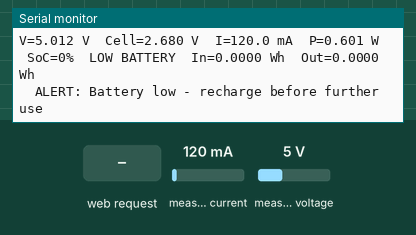
Simulated run of this sketch. Board: ESP32. On the bench: the last lines printed to the serial monitor. The inputs (shaded band) are chosen by the test bench; at power-on: measured current 120 mA, measured voltage 5 V.

Above: at 1.7 s.
1.8 s: measured current set to 1000 mA
At 3.8 s:
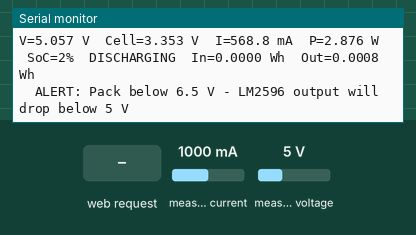
4.5 s: measured voltage set to 0.3 V
At 7.4 s:
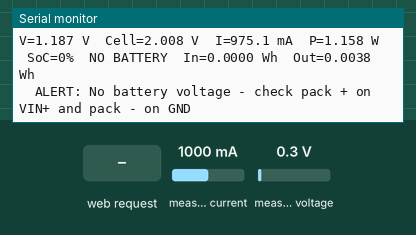
7.5 s: HTTP request GET /reset received
9.0 s: measured current set to 40 mA
At 9.8 s:
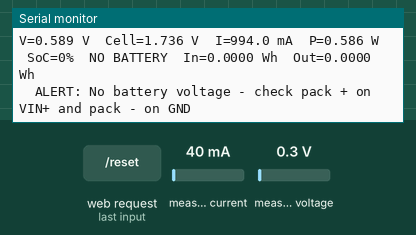
Timing chart, 0 to 11.5 s (numbered marks = the images above; inputs shaded):
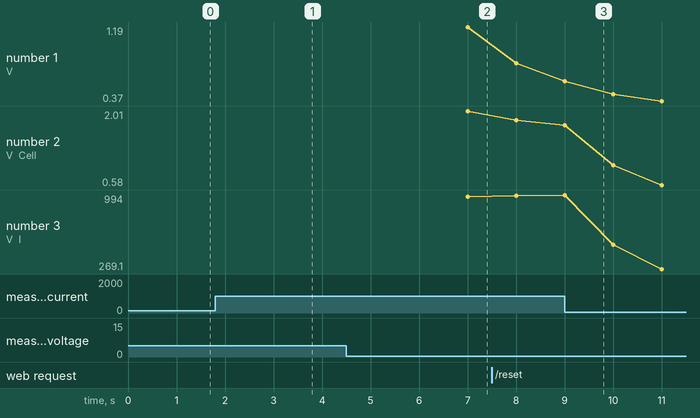

The sketch:

legacy_2s_lm2596.ino
```cpp
/*
  LEGACY v1 - 2S pack + LM2596 build (superseded by firmware/sunvolt)
  ==================================================================
  ESP32 DevKit V1 + INA219 battery monitor with a Wi-Fi dashboard

  Board in Arduino IDE : "ESP32 Dev Module"  (port used: COM11)
  Library              : "Adafruit INA219"  (Library Manager; also installs Adafruit BusIO)

  FINAL WIRING
  ------------------------------------------------------------------
  Battery pack (2S3P, 6 x ICR18650 2500 mAh, about 6.0 - 8.4 V)
    Pack +            -> INA219 VIN+   (bottom screw of green terminal)
    INA219 VIN-       -> LM2596 IN+    (top screw of green terminal)
    Pack -            -> LM2596 IN-, INA219 GND, ESP32 GND  (one common ground)
    LM2596 OUT+/OUT-  -> 5 V load (LED / USB fan), output set to 5.0 V first
  INA219 VCC -> ESP32 3V3     INA219 GND -> ESP32 GND
  INA219 SDA -> ESP32 D21     INA219 SCL -> ESP32 D22
  ESP32 is powered from the laptop USB cable.

  NEVER connect pack - to VIN-. That puts the battery straight across
  the 0.1 ohm shunt (a dead short) - the sensor then reads 3200 mA.

  USE
  ------------------------------------------------------------------
  Phone joins Wi-Fi "SmartSolarBank" (password solar1234), mobile data OFF,
  then open http://192.168.4.1
  Serial Monitor at 115200 baud prints the same readings every second.
*/

#include <WiFi.h>
#include <WebServer.h>
#include <Wire.h>
#include <Adafruit_INA219.h>

// ---------------- Settings you may need to change ----------------
const char* AP_SSID = "SmartSolarBank";
const char* AP_PASS = "solar1234";          // must be 8+ characters

const int   CELLS_IN_SERIES     = 2;        // 2S pack measured at 7.18 V
const float PACK_CAPACITY_MAH   = 7500.0;   // 3 parallel x 2500 mAh
const float PACK_RESISTANCE_OHM = 2.9;      // measured: 0.31 V drop at 107 mA
const float CURRENT_SIGN        = 1.0;      // -1.0 if CHARGING/DISCHARGING look swapped
const float IDLE_BAND_MA        = 20.0;     // |current| below this = IDLE
const float LOW_CELL_V          = 3.30;     // per-cell rest voltage for LOW BATTERY alert
const float LM2596_MIN_IN_V     = 6.5;      // below this the LM2596 cannot hold 5 V
const float SENSOR_MAX_MA       = 3190.0;   // INA219 (32V_2A calibration) saturates ~3200 mA
const float NO_BATTERY_V        = 1.5;      // below this the sensor is floating / not connected

// ---------------- Pins ----------------
const int SDA_PIN = 21;
const int SCL_PIN = 22;

Adafruit_INA219 ina219;
WebServer server(80);

// ---------------- Live values ----------------
bool   inaOK       = false;
float  battV       = 0;    // smoothed pack terminal voltage
float  currentmA   = 0;    // smoothed current, + = discharging, - = charging
float  powerW      = 0;
float  restV       = 0;    // estimated open-circuit voltage (IR compensated)
int    soc         = 0;
double whIn        = 0;    // energy put into the pack
double whOut       = 0;    // energy taken out of the pack
bool   firstSample = true;

unsigned long lastSampleMs = 0;
unsigned long lastPrintMs  = 0;
unsigned long lastRetryMs  = 0;

const float SMOOTH = 0.3;   // 0..1, higher = faster response, lower = smoother

// Li-ion resting voltage per cell -> state of charge (%)
int socFromCellVoltage(float v) {
  const float vt[] = {3.30, 3.50, 3.60, 3.70, 3.80, 3.90, 4.00, 4.10, 4.20};
  const int   pt[] = {0,    10,   20,   35,   50,   65,   80,   90,   100};
  if (v <= vt[0]) return 0;
  if (v >= vt[8]) return 100;
  for (int k = 0; k < 8; k++) {
    if (v < vt[k + 1]) {
      return pt[k] + (int)((pt[k + 1] - pt[k]) * (v - vt[k]) / (vt[k + 1] - vt[k]));
    }
  }
  return 100;
}

bool batteryPresent()  { return inaOK && battV >= NO_BATTERY_V; }
bool sensorSaturated() { return inaOK && fabs(currentmA) >= SENSOR_MAX_MA; }

const char* stateText() {
  if (!inaOK)                         return "SENSOR NOT FOUND";
  if (sensorSaturated())              return "OVERCURRENT - DISCONNECT";
  if (!batteryPresent())              return "NO BATTERY";
  if (currentmA < -IDLE_BAND_MA)      return "CHARGING";
  if (restV / CELLS_IN_SERIES < LOW_CELL_V) return "LOW BATTERY";
  if (currentmA >  IDLE_BAND_MA)      return "DISCHARGING";
  return "IDLE";
}

const char* alertText() {
  if (!inaOK)            return "Check INA219 wires: VCC-3V3, GND, SDA-D21, SCL-D22";
  if (sensorSaturated()) return "Current above sensor limit - check pack - is not on VIN-";
  if (!batteryPresent()) return "No battery voltage - check pack + on VIN+ and pack - on GND";
  if (restV / CELLS_IN_SERIES < LOW_CELL_V) return "Battery low - recharge before further use";
  if (currentmA > IDLE_BAND_MA && battV < LM2596_MIN_IN_V)
                         return "Pack below 6.5 V - LM2596 output will drop below 5 V";
  return "";
}

float hoursLeft() {
  if (!batteryPresent() || sensorSaturated() || currentmA <= IDLE_BAND_MA) return -1;
  float remainingmAh = PACK_CAPACITY_MAH * soc / 100.0;
  return remainingmAh / currentmA;
}

bool startSensor() {
  if (!ina219.begin()) return false;
  ina219.setCalibration_32V_2A();
  return true;
}

void sample() {
  unsigned long now = millis();
  float dtHours = firstSample ? 0 : (now - lastSampleMs) / 3600000.0;
  lastSampleMs = now;

  if (!inaOK) return;

  // Detect a sensor that was unplugged while running
  Wire.beginTransmission(0x40);
  if (Wire.endTransmission() != 0) {
    inaOK = false;
    Serial.println("INA219 lost - retrying...");
    return;
  }

  float busV  = ina219.getBusVoltage_V();
  float shuntV = ina219.getShuntVoltage_mV() / 1000.0;
  float rawV   = busV + shuntV;                       // voltage at VIN+ = pack terminal
  float rawI   = CURRENT_SIGN * ina219.getCurrent_mA();

  if (firstSample) { battV = rawV; currentmA = rawI; firstSample = false; }
  else {
    battV     += SMOOTH * (rawV - battV);
    currentmA += SMOOTH * (rawI - currentmA);
  }
  powerW = battV * currentmA / 1000.0;

  // Remove the voltage drop caused by the pack's internal + wiring resistance
  restV = battV + (currentmA / 1000.0) * PACK_RESISTANCE_OHM;
  soc   = batteryPresent() ? socFromCellVoltage(restV / CELLS_IN_SERIES) : 0;

  if (batteryPresent() && !sensorSaturated()) {
    if (powerW < 0) whIn  += -powerW * dtHours;
    else            whOut +=  powerW * dtHours;
  }
}

// ---------------- Web dashboard ----------------
const char PAGE[] = R"rawliteral(
<!DOCTYPE html><html><head><meta charset="utf-8">
<meta name="viewport" content="width=device-width,initial-scale=1">
<title>Smart Solar Bank</title>
<style>
body{font-family:Arial,sans-serif;background:#0f172a;color:#e2e8f0;margin:0;padding:16px}
h1{font-size:20px;margin:0 0 12px}
.g{display:grid;grid-template-columns:1fr 1fr;gap:10px}
.c{background:#1e293b;border-radius:10px;padding:12px}
.l{font-size:12px;color:#94a3b8}
.v{font-size:22px;margin-top:4px}
#st{font-size:18px;padding:10px;border-radius:10px;text-align:center;margin-bottom:10px;background:#334155}
#al{display:none;background:#7f1d1d;color:#fecaca;padding:10px;border-radius:10px;margin-bottom:10px;font-size:14px}
.bar{height:14px;background:#334155;border-radius:7px;overflow:hidden;margin-top:8px}
#fill{height:100%;width:0;background:#22c55e;transition:width .5s}
button{margin-top:12px;width:100%;padding:10px;border:0;border-radius:10px;background:#334155;color:#e2e8f0;font-size:14px}
</style></head><body>
<h1>Smart Solar Bank</h1>
<div id="st">Connecting...</div>
<div id="al"></div>
<div class="c" style="margin-bottom:10px">
  <div class="l">Battery charge (estimated)</div>
  <div class="v" id="soc">--</div>
  <div class="bar"><div id="fill"></div></div>
</div>
<div class="g">
  <div class="c"><div class="l">Pack voltage</div><div class="v" id="volt">--</div></div>
  <div class="c"><div class="l">Per cell (rest)</div><div class="v" id="cell">--</div></div>
  <div class="c"><div class="l">Current</div><div class="v" id="amp">--</div></div>
  <div class="c"><div class="l">Power</div><div class="v" id="pow">--</div></div>
  <div class="c"><div class="l">Energy in</div><div class="v" id="win">--</div></div>
  <div class="c"><div class="l">Energy out</div><div class="v" id="wout">--</div></div>
  <div class="c"><div class="l">Time left at this load</div><div class="v" id="hrs">--</div></div>
  <div class="c"><div class="l">Running for</div><div class="v" id="up">--</div></div>
</div>
<button onclick="fetch('/reset')">Reset energy counters</button>
<script>
const $ = id => document.getElementById(id);
async function update(){
  try{
    const d = await (await fetch('/data')).json();
    $('st').textContent = d.state;
    $('st').style.background = d.state=='CHARGING' ? '#166534' : d.state=='DISCHARGING' ? '#9a3412'
                             : d.state=='IDLE' ? '#334155' : '#7f1d1d';
    $('al').style.display = d.alert ? 'block' : 'none';
    $('al').textContent = d.alert;
    $('soc').textContent  = d.soc + ' %';
    $('fill').style.width = d.soc + '%';
    $('fill').style.background = d.soc < 20 ? '#ef4444' : d.soc < 50 ? '#f59e0b' : '#22c55e';
    $('volt').textContent = d.v.toFixed(2) + ' V';
    $('cell').textContent = d.cell.toFixed(2) + ' V';
    $('amp').textContent  = Math.abs(d.ma).toFixed(0) + ' mA';
    $('pow').textContent  = Math.abs(d.w).toFixed(2) + ' W';
    $('win').textContent  = d.whin.toFixed(3) + ' Wh';
    $('wout').textContent = d.whout.toFixed(3) + ' Wh';
    $('hrs').textContent  = d.hrs > 0 ? d.hrs.toFixed(1) + ' h' : '--';
    const m = Math.floor(d.up/60), s = d.up%60;
    $('up').textContent = m + 'm ' + s + 's';
  }catch(e){ $('st').textContent = 'Connection lost'; }
}
setInterval(update, 1000); update();
</script></body></html>
)rawliteral";

void handleRoot() { server.send(200, "text/html", PAGE); }

void handleData() {
  char buf[512];
  snprintf(buf, sizeof(buf),
           "{\"ok\":%s,\"v\":%.3f,\"cell\":%.3f,\"ma\":%.1f,\"w\":%.3f,\"soc\":%d,"
           "\"state\":\"%s\",\"alert\":\"%s\",\"whin\":%.4f,\"whout\":%.4f,\"hrs\":%.1f,\"up\":%lu}",
           inaOK ? "true" : "false", battV, restV / CELLS_IN_SERIES, currentmA, powerW, soc,
           stateText(), alertText(), whIn, whOut, hoursLeft(), millis() / 1000UL);
  server.send(200, "application/json", buf);
}

void handleReset() {
  whIn = 0; whOut = 0;
  server.send(200, "text/plain", "ok");
}

void setup() {
  Serial.begin(115200);
  delay(500);
  Serial.println("\nSmart Solar Bank starting...");

  Wire.begin(SDA_PIN, SCL_PIN);
  inaOK = startSensor();
  Serial.println(inaOK ? "INA219 found."
                       : "INA219 NOT found - check VCC->3V3, GND, SDA->D21, SCL->D22");

  WiFi.mode(WIFI_AP);
  WiFi.softAP(AP_SSID, AP_PASS);
  Serial.print("Dashboard: join Wi-Fi '");
  Serial.print(AP_SSID);
  Serial.print("' and open http://");
  Serial.println(WiFi.softAPIP());

  server.on("/", handleRoot);
  server.on("/data", handleData);
  server.on("/reset", handleReset);
  server.begin();
}

void loop() {
  server.handleClient();
  unsigned long now = millis();

  // Retry the sensor every 3 s if it was not found or got disconnected
  if (!inaOK && now - lastRetryMs >= 3000) {
    lastRetryMs = now;
    inaOK = startSensor();
    if (inaOK) { firstSample = true; Serial.println("INA219 reconnected."); }
  }

  if (firstSample || now - lastSampleMs >= 500) sample();

  if (now - lastPrintMs >= 1000) {
    lastPrintMs = now;
    if (inaOK) {
      Serial.printf("V=%.3f V  Cell=%.3f V  I=%.1f mA  P=%.3f W  SoC=%d%%  %s  In=%.4f Wh  Out=%.4f Wh\n",
                    battV, restV / CELLS_IN_SERIES, currentmA, powerW, soc, stateText(), whIn, whOut);
      const char* a = alertText();
      if (a[0]) { Serial.print("  ALERT: "); Serial.println(a); }
    } else {
      Serial.println("Waiting for INA219...");
    }
  }
}
```

Measured:
- after the input at 1.8 s, the serial monitor: prints a new line after 1.2 s (image 1)
- after the input at 4.5 s, the serial monitor: prints a new line after 0.50 s (image 2)
- plotted number 1: 0.79 → 0.37 after the input at 9.0 s
- plotted number 2: 1.82 → 0.58 after the input at 9.0 s
- plotted number 3: 987.8 → 269.1 after the input at 9.0 s
